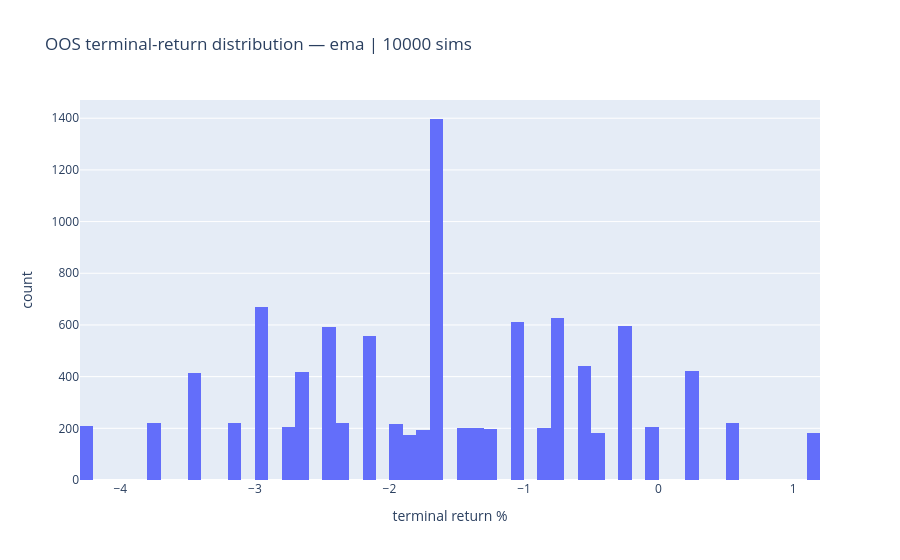
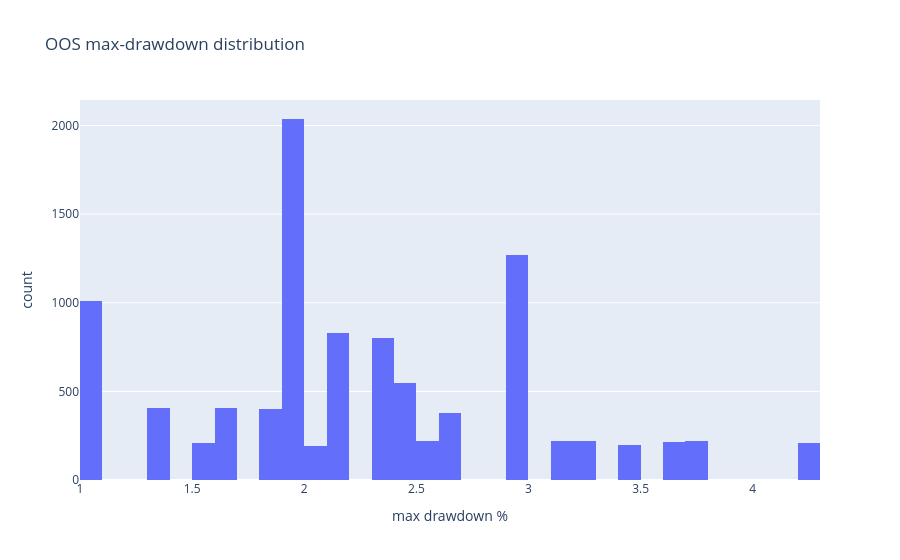

Write notebook code for charts like these, in order.
### Code cell
# How those thousands of shuffled runs ended up.
# Wide / leaning negative = the result leans on luck; tight / mostly positive = sturdier edge.
px.histogram(x=mc.samples["terminal_return_pct"], nbins=60,
             labels={"x": "terminal return %"},
             title=f"OOS terminal-return distribution — {strategy.name} | {mc.n_sims} sims").show()
# Worst peak-to-trough drop in each run — how deep a drawdown to be ready for.
px.histogram(x=mc.samples["max_drawdown_pct"], nbins=60,
             labels={"x": "max drawdown %"},
             title="OOS max-drawdown distribution").show()

### Figure 1 — Plotly figure (JSON) as saved in the notebook; plotly's stock layout.template omitted (floating-point values rounded to 4 significant figures; data arrays with more than 128 entries replaced by an {"elided": "..."} marker saying what was removed)
{"data": [{"alignmentgroup": "True", "bingroup": "x", "hovertemplate": "terminal return %=%{x}<br>count=%{y}<extra></extra>", "legendgroup": "", "marker": {"color": "#636efa", "pattern": {"shape": ""}}, "name": "", "nbinsx": 60, "offsetgroup": "", "orientation": "v", "showlegend": false, "type": "histogram", "x": {"elided": "10000 float values"}, "xaxis": "x", "yaxis": "y"}], "layout": {"barmode": "relative", "legend": {"tracegroupgap": 0}, "title": {"text": "OOS terminal-return distribution — ema | 10000 sims"}, "xaxis": {"anchor": "y", "domain": [0, 1], "title": {"text": "terminal return %"}}, "yaxis": {"anchor": "x", "domain": [0, 1], "title": {"text": "count"}}}}

### Figure 2 — Plotly figure (JSON) as saved in the notebook; plotly's stock layout.template omitted (floating-point values rounded to 4 significant figures; data arrays with more than 128 entries replaced by an {"elided": "..."} marker saying what was removed)
{"data": [{"alignmentgroup": "True", "bingroup": "x", "hovertemplate": "max drawdown %=%{x}<br>count=%{y}<extra></extra>", "legendgroup": "", "marker": {"color": "#636efa", "pattern": {"shape": ""}}, "name": "", "nbinsx": 60, "offsetgroup": "", "orientation": "v", "showlegend": false, "type": "histogram", "x": {"elided": "10000 float values"}, "xaxis": "x", "yaxis": "y"}], "layout": {"barmode": "relative", "legend": {"tracegroupgap": 0}, "title": {"text": "OOS max-drawdown distribution"}, "xaxis": {"anchor": "y", "domain": [0, 1], "title": {"text": "max drawdown %"}}, "yaxis": {"anchor": "x", "domain": [0, 1], "title": {"text": "count"}}}}
